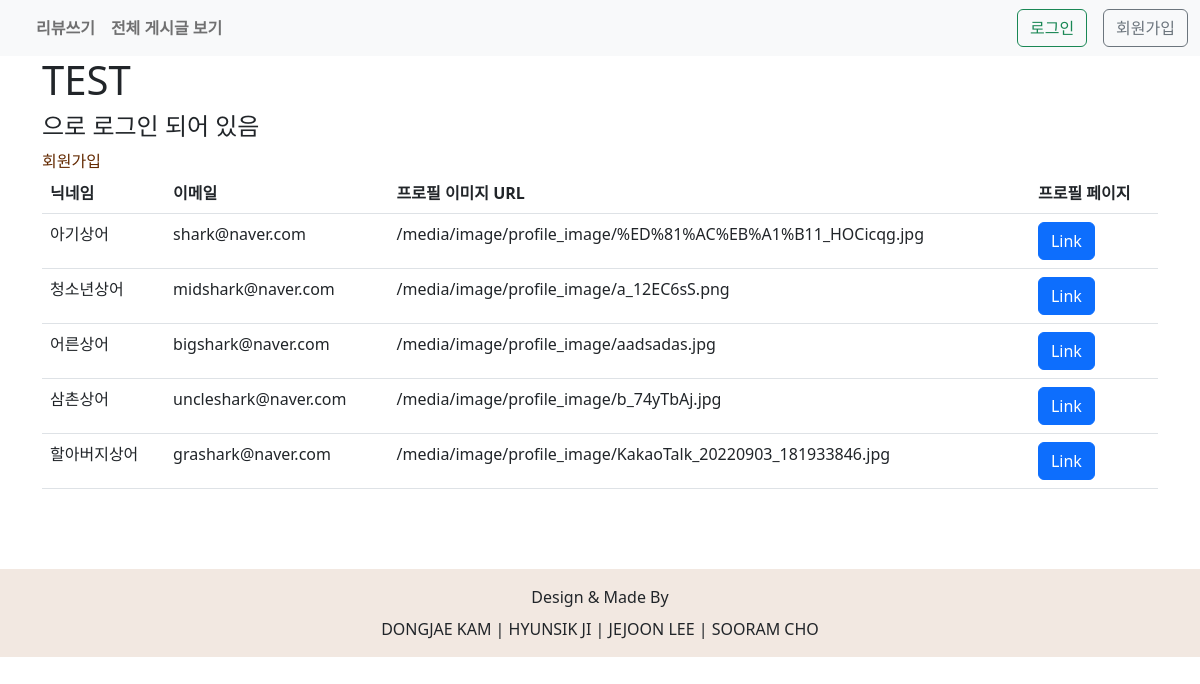
Screenshot of /accounts/index/ with the database file from the repository.
### accounts/models.py (models this page shows)
class User(AbstractUser):
    followings = models.ManyToManyField(
        "self", symmetrical=False, related_name="followers"
    )
    profile_name = models.CharField(max_length=100)
    profile_image = models.ImageField(upload_to="image/profile_image", null=False)
    rank = models.IntegerField(default=0)

### accounts/views.py (the view)
# urls.py: path("index/", views.index, name="index"),
def index(request):
  context = {
    'datas' : get_user_model().objects.all(),
    'user' : request.user,
  }
  return render(request, 'accounts/index.html', context)

### accounts/templates/accounts/index.html (shortened to what this page needs)
{% extends 'base.html' %}
{% block content %}
<section class="test container">
  <h1>TEST</h1>
  <h4>{{ user.profile_name }}으로 로그인 되어 있음</h4>
  <a href="{% url 'accounts:signup' %}">회원가입</a>
  <table class="table">
    <thead>
      <tr>
        <th scope="col">닉네임</th>
        <th scope="col">이메일</th>
        <th scope="col">프로필 이미지 URL</th>
        <th scope="col">프로필 페이지</th>
      </tr>
    </thead>
    <tbody>
      {% for data in datas %}
      <tr>
        <td>{{ data.profile_name }}</td>
        <td>{{ data.email }}</td>
        <td>{{ data.profile_image.url }}</td>
        <td><a class="btn btn-primary" href="{% url 'accounts:detail' data.pk %}" role="button">Link</a></td>
      </tr>
      {% endfor %}
    </tbody>
  </table>
</section>
{% endblock content %}

### static/css/style.css (style rules this page uses)
a { color:rgb(99, 41, 0); text-decoration: none; }

### rows the page displays
User: profile_name "아기상어", email "shark@naver.com", profile_image "/media/image/profile_image/%ED%81%AC%EB%A1%B11_HOCicqg.jpg"
User: profile_name "청소년상어", email "midshark@naver.com", profile_image "/media/image/profile_image/a_12EC6sS.png"
User: profile_name "어른상어", email "bigshark@naver.com", profile_image "/media/image/profile_image/aadsadas.jpg"
User: profile_name "삼촌상어", email "uncleshark@naver.com", profile_image "/media/image/profile_image/b_74yTbAj.jpg"
User: profile_name "할아버지상어", email "grashark@naver.com", profile_image "/media/image/profile_image/KakaoTalk_20220903_181933846.jpg"
